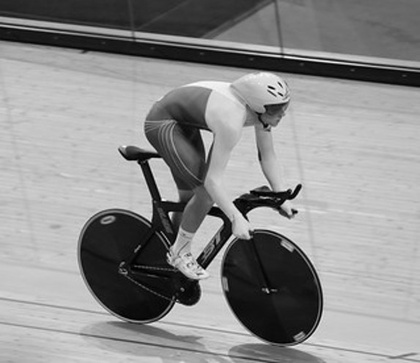
%> input picture P7/Bicicleta.jpg, 420 x 363 px, shrunk from 573 x 495 before the run
$ octave P7.m   (GNU Octave 9; MATLAB toolbox functions it lacks are replaced by stand-ins)
%> lines starting %> are read from the running program, lines starting %| are printed output that depends on the picture
% Práctica 6
% Flores Avalos Rodrigo Emmanuel

%% Inicialización de variables

clear;
clc;
opcion = 0;
% Bucle para mostrar el menú de selección hasta que el usuario elija salir
while opcion ~= 10
    % Mostrar el menú
    %clc
    disp('Menú de selección:');
    disp('1. Filtro inverso'); %Y
    disp('2. Filtro inverso con ruido');%Y
    disp('3. Filtro Wiener');

    disp('10. Salir');

    % Solicitar al usuario que ingrese la opción
    opcion = input('Ingrese el número de la opción deseada: ');
%> the answer given: 1

    switch opcion
        case 1
            disp('Ejecutando Ejercicio 1');
            ejer1();
        case 2
% [17 lines not run here, left out]
function Ex1 = ejer1()
    % Cargar la imagen
    imagen = imread('Bicicleta.jpg');
%> imagen is the input picture: size 363x420 uint8; min 0, max 254, mean 141.5
    % Calcular la transformada de Fourier 2D de la imagen
    imagen_fft = fft2(imagen);
    % Crear el filtro de movimiento en el dominio frecuencial
    longitud = 25;
    angulo = -15;
    filtro = fspecial('motion', longitud, angulo);
    % Ajustar el tamaño del filtro para que coincida con las dimensiones de la imagen
    filtro = fft2(filtro, size(imagen, 1), size(imagen, 2));
    % Aplicar el filtro multiplicándolo con la transformada de Fourier de la imagen
    imagen_filtrada_fft = imagen_fft .* filtro;
    % Calcular la inversa de la transformada de Fourier para obtener la imagen filtrada
    imagen_filtrada = uint8(ifft2(imagen_filtrada_fft));
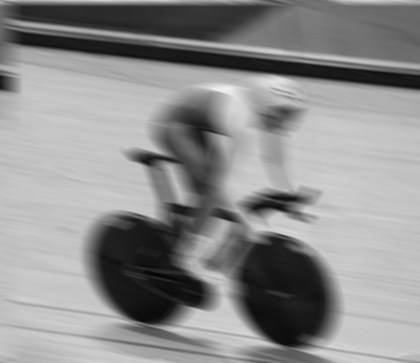
%> imagen_filtrada: size 363x420 uint8; min 5, max 241, mean 141.5
    % Redondear los valores de la imagen a enteros
    imagen_filtrada = round(imagen_filtrada);
    % Mostrar la imagen original y la imagen filtrada
    figure(1);
    subplot(1, 2, 1);
    imshow(imagen);
    title('Imagen Original');

    subplot(1, 2, 2);
    imshow(imagen_filtrada);
    title('Imagen Filtrada');
    figure(2);
    % Generar matriz Hcut
    n = 0.001;
    Hcut = zeros(size(filtro));
    for u = 1:size(filtro, 1)
        for v = 1:size(filtro, 2)
            if norm(filtro(u, v)) > n
                Hcut(u, v) = norm(filtro(u, v));
            else
                Hcut(u, v) = -n;
            end
        end
    end
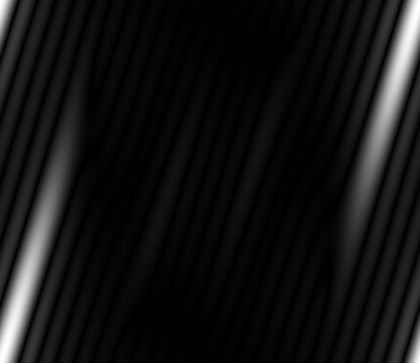
%> Hcut: size 363x420 double; min -0.001, max 1, mean 0.0776; drawn with min black and max white
    % Dividir la FFT de la imagen filtrada entre Hcut
    imagen_sin_filtro_fft = imagen_filtrada_fft ./ Hcut;
    % Calcular la inversa de la transformada de Fourier para obtener la imagen sin filtro
    imagen_sin_filtro = uint8(ifft2(imagen_sin_filtro_fft));
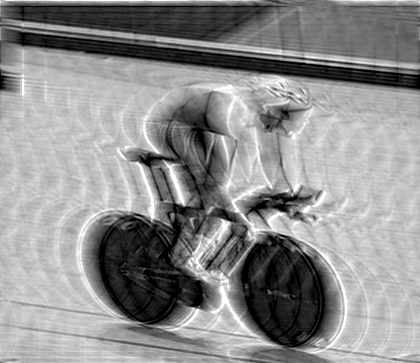
%> imagen_sin_filtro: size 363x420 uint8; min 0, max 255, mean 141.8
    % Redondear los valores de la imagen sin filtro a enteros
    imagen_sin_filtro = round(imagen_sin_filtro);
    % Mostrar la imagen sin filtro
    subplot(2, 2, 1);
    imshow(imagen_sin_filtro);
    title('Imagen n=0.001');
    % Generar matriz Hcut
    n = 0.01;
    Hcut = zeros(size(filtro));
    for u = 1:size(filtro, 1)
        for v = 1:size(filtro, 2)
            if norm(filtro(u, v)) > n
                Hcut(u, v) = norm(filtro(u, v));
            else
                Hcut(u, v) = -n;
            end
        end
    end
    % Dividir la FFT de la imagen filtrada entre Hcut
    imagen_sin_filtro_fft = imagen_filtrada_fft ./ Hcut;
    % Calcular la inversa de la transformada de Fourier para obtener la imagen sin filtro
    imagen_sin_filtro = uint8(ifft2(imagen_sin_filtro_fft));
    % Redondear los valores de la imagen sin filtro a enteros
    imagen_sin_filtro = round(imagen_sin_filtro);
    % Mostrar la imagen sin filtro
    subplot(2, 2, 2);
    imshow(imagen_sin_filtro);
    title('Imagen n=0.01');
    % Generar matriz Hcut
    n = 0.05;
    Hcut = zeros(size(filtro));
    for u = 1:size(filtro, 1)
        for v = 1:size(filtro, 2)
            if norm(filtro(u, v)) > n
                Hcut(u, v) = norm(filtro(u, v));
            else
                Hcut(u, v) = -n;
            end
        end
    end
    % Dividir la FFT de la imagen filtrada entre Hcut
    imagen_sin_filtro_fft = imagen_filtrada_fft ./ Hcut;
    % Calcular la inversa de la transformada de Fourier para obtener la imagen sin filtro
    imagen_sin_filtro = uint8(ifft2(imagen_sin_filtro_fft));
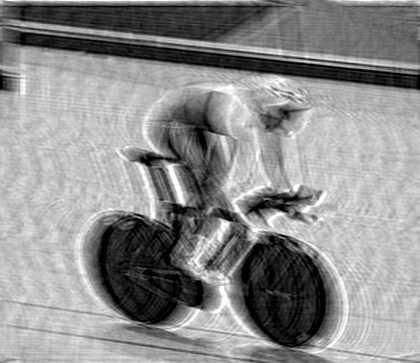
%> imagen_sin_filtro: size 363x420 uint8; min 0, max 255, mean 141.8; mean of the top-left, top-right, bottom-left and bottom-right quarters 136.5, 143.7, 141.8, 144.9
    % Redondear los valores de la imagen sin filtro a enteros
    imagen_sin_filtro = round(imagen_sin_filtro);
    % Mostrar la imagen sin filtro
    subplot(2, 2, 3);
    imshow(imagen_sin_filtro);
    title('Imagen n=0.05');
    % Generar matriz Hcut
    n = 0.5;
    Hcut = zeros(size(filtro));
    for u = 1:size(filtro, 1)
        for v = 1:size(filtro, 2)
            if norm(filtro(u, v)) > n
                Hcut(u, v) = norm(filtro(u, v));
            else
                Hcut(u, v) = -n;
            end
        end
    end
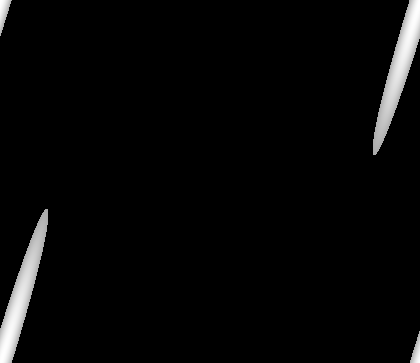
%> Hcut: size 363x420 double; min -0.5, max 1, mean -0.455; drawn with min black and max white
    % Dividir la FFT de la imagen filtrada entre Hcut
    imagen_sin_filtro_fft = imagen_filtrada_fft ./ Hcut;
    % Calcular la inversa de la transformada de Fourier para obtener la imagen sin filtro
    imagen_sin_filtro = uint8(ifft2(imagen_sin_filtro_fft));
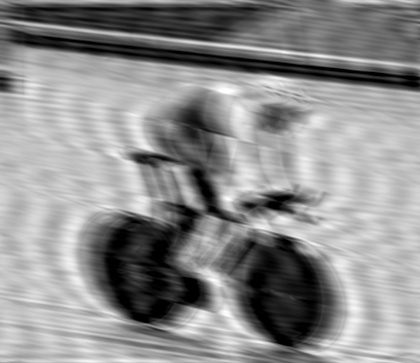
%> imagen_sin_filtro: size 363x420 uint8; min 0, max 255, mean 141.7
%> the run ends on the next line
    % Redondear los valores de la imagen sin filtro a enteros
    imagen_sin_filtro = round(imagen_sin_filtro);
    % Mostrar la imagen sin filtro
    subplot(2, 2, 4);
    imshow(imagen_sin_filtro);
    title('Imagen n=0.5');
end
